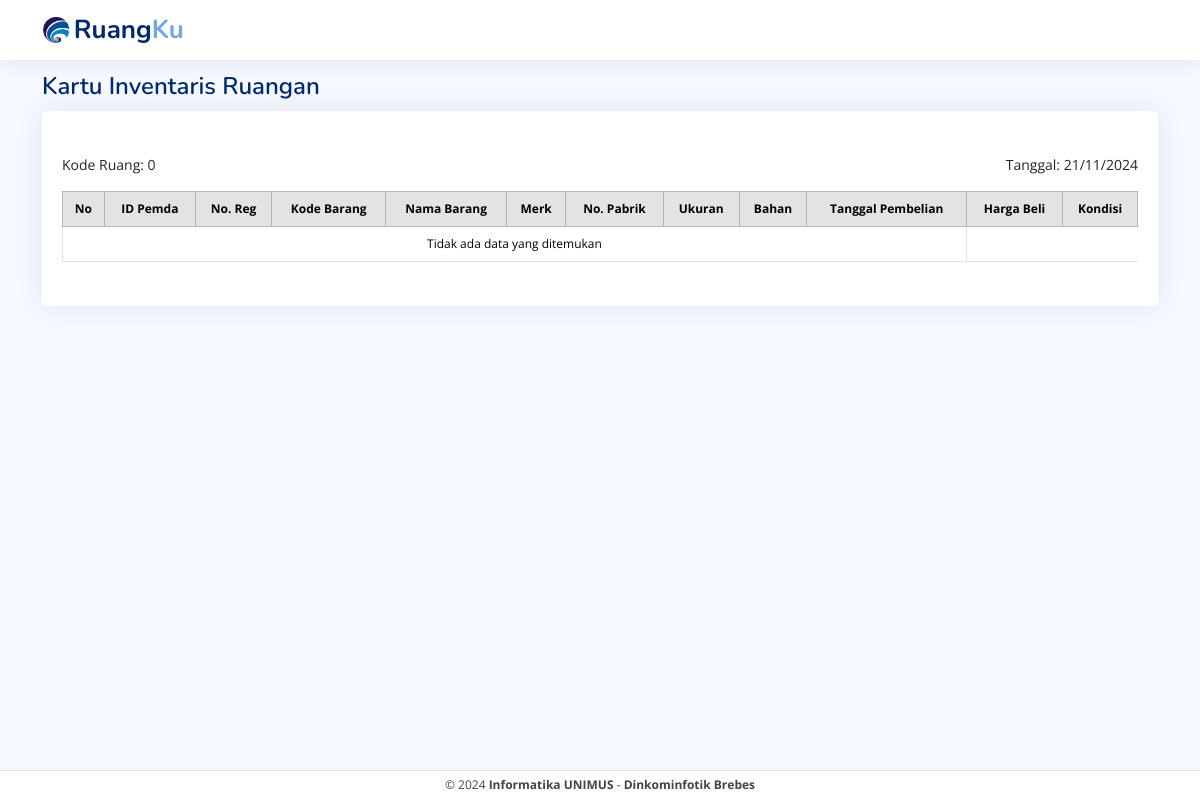
The page /qrcode_inventaris.php on the database as committed earlier.
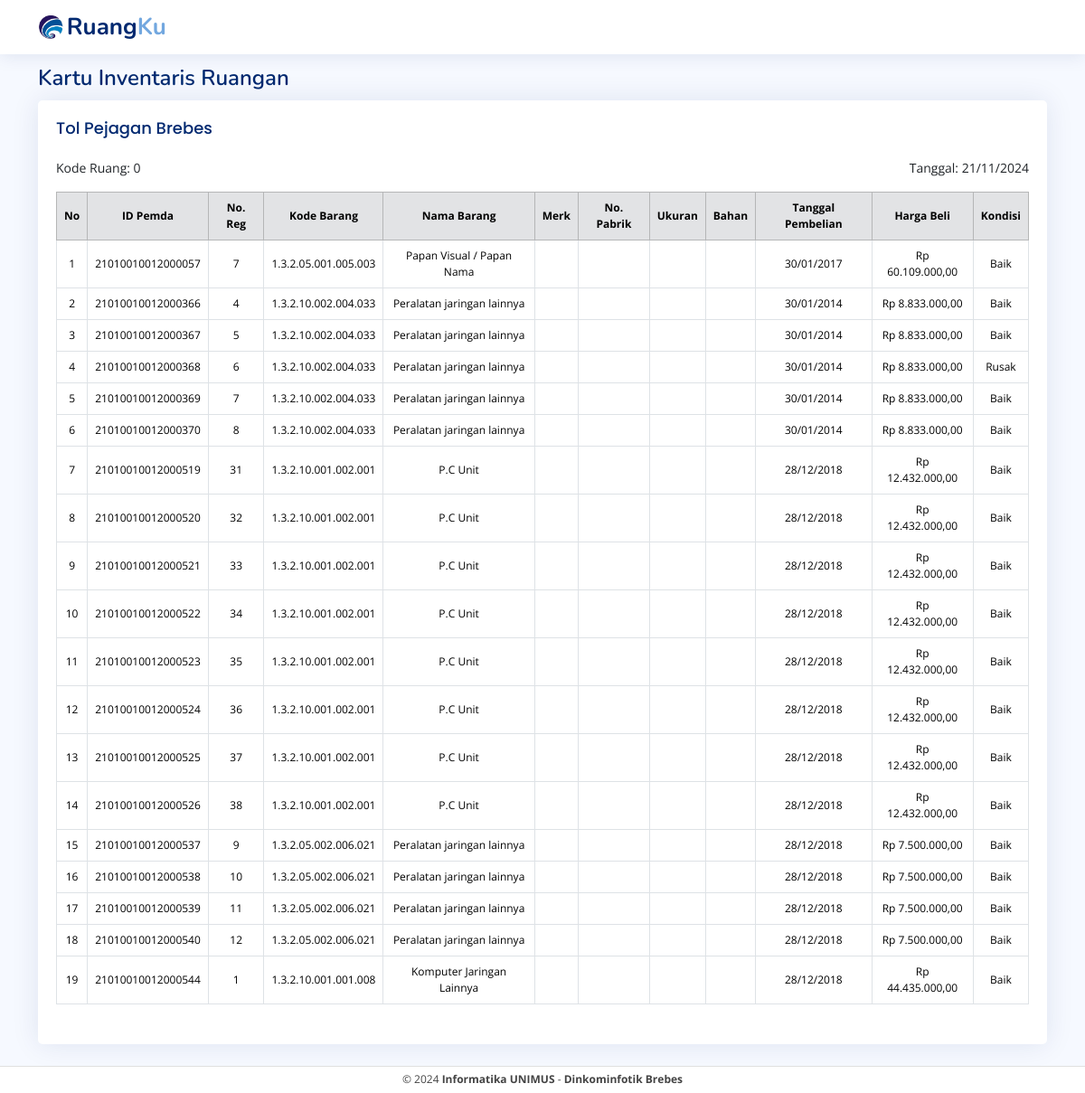
The same page on the database as committed later.
### tables this page shows
CREATE TABLE `data_barang` (
  `id_barang_pemda` varchar(50) NOT NULL,
  `kode_barang` varchar(50) NOT NULL,
  `nama_barang` varchar(100) NOT NULL,
  `no_regristrasi` varchar(50) DEFAULT NULL,
  `kode_pemilik` varchar(50) DEFAULT NULL,
  `id_ruang_asal` varchar(100) DEFAULT NULL,
  `nama_ruang_asal` varchar(100) DEFAULT NULL,
  `bidang_ruang_asal` varchar(100) DEFAULT NULL,
  `tempat_ruang_asal` varchar(100) DEFAULT NULL,
  `id_ruang_sekarang` varchar(100) DEFAULT NULL,
  `bidang_ruang_sekarang` varchar(100) DEFAULT NULL,
  `tempat_ruang_sekarang` varchar(100) DEFAULT NULL,
  `tgl_pembelian` date DEFAULT NULL,
  `tgl_pembukuan` date DEFAULT NULL,
  `merk` varchar(100) DEFAULT NULL,
  `type` varchar(100) DEFAULT NULL,
  `kategori` varchar(100) DEFAULT NULL,
  `ukuran_CC` varchar(50) DEFAULT NULL,
  `no_pabrik` varchar(50) DEFAULT NULL,
  `no_rangka` varchar(50) DEFAULT NULL,
  `no_bpkb` varchar(50) DEFAULT NULL,
  `bahan` varchar(100) DEFAULT NULL,
  `no_mesin` varchar(50) DEFAULT NULL,
  `no_polisi` varchar(50) DEFAULT NULL,
  `kondisi_barang` varchar(50) DEFAULT NULL,
  `masa_manfaat` varchar(50) DEFAULT NULL,
  `harga_awal` decimal(15,2) DEFAULT NULL,
  `harga_total` decimal(15,2) DEFAULT NULL,
  `keterangan` text,
  `foto_barang` varchar(255) DEFAULT NULL,
  `nama_ruang_sekarang` varchar(100) DEFAULT NULL
);

### qrcode_inventaris.php (the view, shortened to what the changed rows need)
<?php
include('koneksi/koneksi.php');
include('component/style.php');
$limit = isset($_GET['limit']) ? max(1, (int)$_GET['limit']) : 20;
$page = isset($_GET['page']) ? max(1, (int)$_GET['page']) : 1;
$start = ($page - 1) * $limit;
$search_query = "";
$search_params = [];
$param_types = "";
$id_lokasi = isset($_GET['id_lokasi']) ? $_GET['id_lokasi'] : 0;
$tanggal_mulai = isset($_GET['tanggal_mulai']) ? $_GET['tanggal_mulai'] : '';
$tanggal_akhir = isset($_GET['tanggal_akhir']) ? $_GET['tanggal_akhir'] : '';
$query_lokasi = "SELECT bid_lokasi FROM lokasi WHERE id_lokasi = ?";
$stmt_lokasi = mysqli_prepare($conn, $query_lokasi);
mysqli_stmt_bind_param($stmt_lokasi, "s", $id_lokasi);
mysqli_stmt_execute($stmt_lokasi);
$result_lokasi = mysqli_stmt_get_result($stmt_lokasi);
$nama_ruang = mysqli_fetch_assoc($result_lokasi)['bid_lokasi'] ?? '';
if (!empty($tanggal_mulai) && !empty($tanggal_akhir)) {
    $query = "SELECT b.id_barang_pemda, b.kode_barang, b.nama_barang, b.no_regristrasi,b.kategori, b.merk, b.no_pabrik, b.ukuran_CC,
              b.bahan, b.tgl_pembelian, b.harga_awal, b.kondisi_barang
              FROM data_barang b
              WHERE b.id_ruang_sekarang = ?
              AND b.tgl_pembelian BETWEEN ? AND ? $search_query
              LIMIT ?, ?";
    $param_types = "sssii";
    $search_params = array_merge([$id_lokasi, $tanggal_mulai, $tanggal_akhir], $search_params, [$start, $limit]);
} else {
    $query = "SELECT b.id_barang_pemda, b.kode_barang, b.nama_barang, b.no_regristrasi, b.kategori, b.merk, b.no_pabrik, b.ukuran_CC,
              b.bahan, b.tgl_pembelian, b.harga_awal, b.kondisi_barang
              FROM data_barang b
              WHERE b.id_ruang_sekarang = ? $search_query
              LIMIT ?, ?";
    $param_types = "sii";
    $search_params = array_merge([$id_lokasi], $search_params, [$start, $limit]);
}
$stmt = mysqli_prepare($conn, $query);
if (!empty($param_types) && !empty($search_params)) {
    mysqli_stmt_bind_param($stmt, $param_types, ...$search_params);
}
mysqli_stmt_execute($stmt);
$result = mysqli_stmt_get_result($stmt);
?>
<main class="container py-4 mt-5">
    <div class="pagetitle">
        <h1>Kartu Inventaris Ruangan</h1>
    </div>
    <div class="card">
        <div class="card-body">
            <h5 class="card-title" style="font-size: 18px !important;"><?= htmlspecialchars($nama_ruang) ?></h5>
            <div class="d-flex justify-content-between mb-3">
                <div style="font-size: 14px !important;">
                </div>
                <div style="font-size: 14px !important;">
                </div>
            </div>
            <div class="table-responsive">
                <table class="table table-bordered align-middle text-center mb-4" style="font-size: 12px;">
                    <thead class="table-secondary align-middle text-center">
                        <tr>
                            <th>No</th>
                            <th>ID Pemda</th>
                            <th>No. Reg</th>
                            <th>Kode Barang</th>
                            <th>Nama Barang</th>
                            <th>Merk</th>
                            <th>No. Pabrik</th>
                            <th>Ukuran</th>
                            <th>Bahan</th>
                            <th>Tanggal Pembelian</th>
                            <th>Harga Beli</th>
                            <th>Kondisi</th>
                        </tr>
                    </thead>
                    <tbody>
                        <?php
                        $no = $start + 1;
                        while ($row = mysqli_fetch_assoc($result)) : ?>
                            <tr class='text-center'>
                                <td><?= $no ?></td>
                                <td><?= htmlspecialchars($row['id_barang_pemda'] ?? '') ?></td>
                                <td><?= htmlspecialchars($row['no_regristrasi'] ?? '') ?></td>
                                <td><?= htmlspecialchars($row['kode_barang'] ?? '') ?></td>
                                <td><?= htmlspecialchars($row['nama_barang'] ?? '') ?></td>
                                <td><?= htmlspecialchars($row['merk'] ?? '') ?></td>
                                <td><?= htmlspecialchars($row['no_pabrik'] ?? '') ?></td>
                                <td><?= htmlspecialchars($row['ukuran_CC'] ?? '') ?></td>
                                <td><?= htmlspecialchars($row['bahan'] ?? '') ?></td>
                                <td><?= isset($row['tgl_pembelian']) ? date('d/m/Y', strtotime($row['tgl_pembelian'])) : '-' ?></td>
                                <td>Rp <?= isset($row['harga_awal']) ? number_format($row['harga_awal'], 2, ',', '.') : '0,00' ?></td>
                                <td><?= htmlspecialchars($row['kondisi_barang'] ?? '') ?></td>
                            </tr>
                            <?php $no++;
                            ?>
                        <?php endwhile; ?>
                        <?php if (mysqli_num_rows($result) == 0) : ?>
                            <tr>
                                <td colspan="10">Tidak ada data yang ditemukan</td>
                            </tr>
                        <?php endif; ?>
                    </tbody>
                </table>
            </div>
        </div>
    </div>
</main>

Rows that differ between the two databases and show on the page:
added data_barang: id_barang_pemda "21010010012000057", no_regristrasi "7", kode_barang "1.3.2.05.001.005.003", nama_barang "Papan Visual / Papan Nama", tgl_pembelian "30/01/2017", harga_awal "60.109.000,00", kondisi_barang "Baik"
added data_barang: id_barang_pemda "21010010012000366", no_regristrasi "4", kode_barang "1.3.2.10.002.004.033", nama_barang "Peralatan jaringan lainnya", tgl_pembelian "30/01/2014", harga_awal "8.833.000,00", kondisi_barang "Baik"
added data_barang: id_barang_pemda "21010010012000367", no_regristrasi "5", kode_barang "1.3.2.10.002.004.033", nama_barang "Peralatan jaringan lainnya", tgl_pembelian "30/01/2014", harga_awal "8.833.000,00", kondisi_barang "Baik"
added data_barang: id_barang_pemda "21010010012000368", no_regristrasi "6", kode_barang "1.3.2.10.002.004.033", nama_barang "Peralatan jaringan lainnya", tgl_pembelian "30/01/2014", harga_awal "8.833.000,00", kondisi_barang "Rusak"
added data_barang: id_barang_pemda "21010010012000369", no_regristrasi "7", kode_barang "1.3.2.10.002.004.033", nama_barang "Peralatan jaringan lainnya", tgl_pembelian "30/01/2014", harga_awal "8.833.000,00", kondisi_barang "Baik"
added data_barang: id_barang_pemda "21010010012000370", no_regristrasi "8", kode_barang "1.3.2.10.002.004.033", nama_barang "Peralatan jaringan lainnya", tgl_pembelian "30/01/2014", harga_awal "8.833.000,00", kondisi_barang "Baik"
added data_barang: id_barang_pemda "21010010012000519", no_regristrasi "31", kode_barang "1.3.2.10.001.002.001", nama_barang "P.C Unit", tgl_pembelian "28/12/2018", harga_awal "12.432.000,00", kondisi_barang "Baik"
added data_barang: id_barang_pemda "21010010012000520", no_regristrasi "32", kode_barang "1.3.2.10.001.002.001", nama_barang "P.C Unit", tgl_pembelian "28/12/2018", harga_awal "12.432.000,00", kondisi_barang "Baik"
added data_barang: id_barang_pemda "21010010012000521", no_regristrasi "33", kode_barang "1.3.2.10.001.002.001", nama_barang "P.C Unit", tgl_pembelian "28/12/2018", harga_awal "12.432.000,00", kondisi_barang "Baik"
added data_barang: id_barang_pemda "21010010012000522", no_regristrasi "34", kode_barang "1.3.2.10.001.002.001", nama_barang "P.C Unit", tgl_pembelian "28/12/2018", harga_awal "12.432.000,00", kondisi_barang "Baik"
added data_barang: id_barang_pemda "21010010012000523", no_regristrasi "35", kode_barang "1.3.2.10.001.002.001", nama_barang "P.C Unit", tgl_pembelian "28/12/2018", harga_awal "12.432.000,00", kondisi_barang "Baik"
added data_barang: id_barang_pemda "21010010012000524", no_regristrasi "36", kode_barang "1.3.2.10.001.002.001", nama_barang "P.C Unit", tgl_pembelian "28/12/2018", harga_awal "12.432.000,00", kondisi_barang "Baik"
added data_barang: id_barang_pemda "21010010012000525", no_regristrasi "37", kode_barang "1.3.2.10.001.002.001", nama_barang "P.C Unit", tgl_pembelian "28/12/2018", harga_awal "12.432.000,00", kondisi_barang "Baik"
added data_barang: id_barang_pemda "21010010012000526", no_regristrasi "38", kode_barang "1.3.2.10.001.002.001", nama_barang "P.C Unit", tgl_pembelian "28/12/2018", harga_awal "12.432.000,00", kondisi_barang "Baik"
added data_barang: id_barang_pemda "21010010012000537", no_regristrasi "9", kode_barang "1.3.2.05.002.006.021", nama_barang "Peralatan jaringan lainnya", tgl_pembelian "28/12/2018", harga_awal "7.500.000,00", kondisi_barang "Baik"
added data_barang: id_barang_pemda "21010010012000538", no_regristrasi "10", kode_barang "1.3.2.05.002.006.021", nama_barang "Peralatan jaringan lainnya", tgl_pembelian "28/12/2018", harga_awal "7.500.000,00", kondisi_barang "Baik"
added data_barang: id_barang_pemda "21010010012000539", no_regristrasi "11", kode_barang "1.3.2.05.002.006.021", nama_barang "Peralatan jaringan lainnya", tgl_pembelian "28/12/2018", harga_awal "7.500.000,00", kondisi_barang "Baik"
added data_barang: id_barang_pemda "21010010012000540", no_regristrasi "12", kode_barang "1.3.2.05.002.006.021", nama_barang "Peralatan jaringan lainnya", tgl_pembelian "28/12/2018", harga_awal "7.500.000,00", kondisi_barang "Baik"
added data_barang: id_barang_pemda "21010010012000544", no_regristrasi "1", kode_barang "1.3.2.10.001.001.008", nama_barang "Komputer Jaringan Lainnya", tgl_pembelian "28/12/2018", harga_awal "44.435.000,00", kondisi_barang "Baik"
Other text that changed with them:
$nama_ruang: (not shown) → "Tol Pejagan Brebes"
text no longer shown: "Tidak ada data yang ditemukan"
